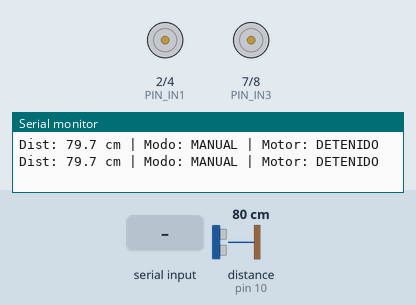
A sketch run on a simulated Arduino Uno, built with avr-gcc and run on an emulated ATmega328P. Parts: motor-driver pin pairs drawn as motors (green arrow = first pin HIGH = forward, orange = second pin HIGH = backward, longer = more drive, scaled by the enable pin), the last lines printed to the serial monitor. Wiring (inferred from the names in the program): ultrasonic range finder: trigger pin 9; echo pin 10. The test bench sets the inputs (shaded band); at power-on: distance to the obstacle (sensor on pin 10) 80 cm. The echo pulse lasts 58.3 µs per cm.

Above: at 1.2 s.
1.3 s: "d" received over Serial
At 2.4 s:
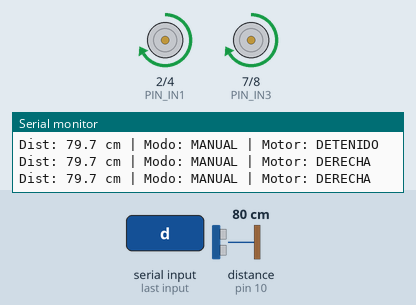
2.8 s: "i" received over Serial
At 4.0 s:
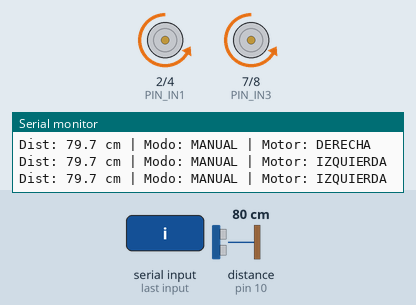
4.3 s: "s" received over Serial
At 4.7 s:
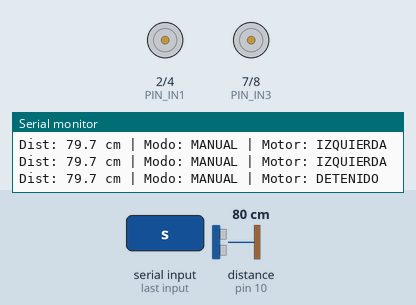
Timing chart, 0 to 7.3 s (numbered marks = the images above; inputs shaded):
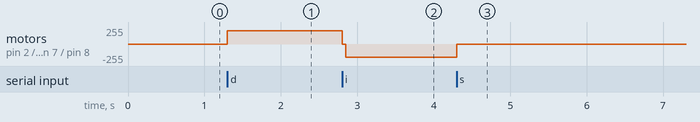

The sketch:

ControlGiroConSensor_Sketch.ino
```cpp
// ============================================================
// FASE 5: Sensor + Motor + Modos (automático / manual), sin WiFi
// Comandos por Serie (115200):
//   a = automático | m = manual | d = derecha | i = izquierda | s = detener
//   (d, i, s solo funcionan en modo manual)
// ============================================================

// --- PINES (los mismos de las Fases 1 y 2) ---
const int PIN_TRIG = 9;
const int PIN_ECHO = 10;
const int PIN_ENA = 5, PIN_IN1 = 2, PIN_IN2 = 4;   // Motor A
const int PIN_ENB = 6, PIN_IN3 = 7, PIN_IN4 = 8;   // Motor B

// --- PARÁMETROS ---
const int VELOCIDAD = 200;                         // 0-255 (ajústala como en la Fase 2)
const unsigned long INTERVALO_SENSOR_MS = 60;      // Mínimo seguro entre mediciones del HC-SR04
const unsigned long INTERVALO_INFO_MS   = 500;     // Cada cuánto imprimimos el estado
const int N_MUESTRAS = 5;                          // Lecturas para la mediana

// Rangos del modo automático (cm), definidos por el enunciado.
// Van como constantes para cambiarlos en un solo lugar si el profesor los ajusta.
const float DER_MIN = 10.0;   // Desde aquí hasta DER_MAX: gira a la derecha
const float DER_MAX = 25.0;   // Después de esto y hasta IZQ_MAX: gira a la izquierda
const float IZQ_MAX = 40.0;   // Más allá (o menos de DER_MIN): se detiene

// --- ESTADOS ---
// Dos enums: uno para lo que hace el motor y otro para quién lo controla.
// Separarlos evita mezclar "qué hace" con "quién manda", y son justo los dos
// datos que la web mostrará más adelante.
enum EstadoMotor { DETENIDO, DERECHA, IZQUIERDA };
enum Modo { MANUAL, AUTO };

EstadoMotor estadoActual = DETENIDO;
Modo modoActual = MANUAL;     // Arranca en manual y detenido: es lo más seguro al encender

float muestras[N_MUESTRAS];
int indiceMuestra = 0;
float distanciaActual = -1.0; // Última distancia filtrada; la API la enviará a la web
unsigned long ultimaMedicion = 0;
unsigned long ultimaInfo = 0;

// ---------- SENSOR (explicado en la Fase 1) ----------
float medirDistanciaCm() {
  digitalWrite(PIN_TRIG, LOW);
  delayMicroseconds(2);
  digitalWrite(PIN_TRIG, HIGH);
  delayMicroseconds(10);
  digitalWrite(PIN_TRIG, LOW);
  unsigned long duracion = pulseIn(PIN_ECHO, HIGH, 30000UL);   // Timeout 30 ms
  if (duracion == 0) return -1.0;                              // -1 = sin eco
  return duracion * 0.0343 / 2.0;
}

float mediana(float *datos, int n) {   // Ignora lecturas absurdas aisladas
  float copia[N_MUESTRAS];
  for (int i = 0; i < n; i++) copia[i] = datos[i];
  for (int i = 1; i < n; i++) {
    float clave = copia[i];
    int j = i - 1;
    while (j >= 0 && copia[j] > clave) { copia[j + 1] = copia[j]; j--; }
    copia[j + 1] = clave;
  }
  return copia[n / 2];
}

// ---------- MOTOR (explicado en la Fase 2) ----------
void aplicarGiro(bool horario) {
  digitalWrite(PIN_IN1, horario ? HIGH : LOW);
  digitalWrite(PIN_IN2, horario ? LOW : HIGH);
  digitalWrite(PIN_IN3, horario ? HIGH : LOW);
  digitalWrite(PIN_IN4, horario ? LOW : HIGH);
  analogWrite(PIN_ENA, VELOCIDAD);
  analogWrite(PIN_ENB, VELOCIDAD);
}

void detener() {
  analogWrite(PIN_ENA, 0);
  analogWrite(PIN_ENB, 0);
  digitalWrite(PIN_IN1, LOW);
  digitalWrite(PIN_IN2, LOW);
  digitalWrite(PIN_IN3, LOW);
  digitalWrite(PIN_IN4, LOW);
}

// Único punto de control del motor (modo automático, manual y failsafe pasan por aquí).
void mover(EstadoMotor nuevo) {
  if (nuevo == estadoActual) return;
  if (estadoActual != DETENIDO && nuevo != DETENIDO) {   // Al invertir, parada previa
    detener();
    delay(50);
  }
  switch (nuevo) {
    case DERECHA:   aplicarGiro(true);  break;
    case IZQUIERDA: aplicarGiro(false); break;
    case DETENIDO:  detener();          break;
  }
  estadoActual = nuevo;
}

// ---------- LÓGICA NUEVA ----------

// ------------------------------------------------------------
// decidirAutomatico()
// Qué hace: convierte una distancia en lo que debe hacer el motor, según el enunciado.
// Por qué es una función aparte que solo DEVUELVE un estado (no toca el motor):
// así es fácil de probar y de explicar, y mover() sigue siendo el único que
// actúa sobre el hardware.
// Un -1 (sin eco) cae en "fuera de rango", por lo que el motor se detiene:
// si el sensor falla, el motor no queda girando a ciegas.
// ------------------------------------------------------------
EstadoMotor decidirAutomatico(float d) {
  if (d >= DER_MIN && d <= DER_MAX) return DERECHA;
  if (d >  DER_MAX && d <= IZQ_MAX) return IZQUIERDA;
  return DETENIDO;
}

// ------------------------------------------------------------
// cambiarModo()
// Qué hace: cambia entre automático y manual.
// Por qué siempre detiene el motor al cambiar: así el motor nunca "hereda" un giro
// de otro modo. Al pasar a manual, queda parado hasta que el usuario ordene algo;
// al pasar a automático, el sensor decide en su siguiente lectura (≤ 60 ms).
// ------------------------------------------------------------
void cambiarModo(Modo nuevo) {
  if (nuevo == modoActual) return;
  modoActual = nuevo;
  mover(DETENIDO);
  Serial.print(">> Modo: ");
  Serial.println(nuevo == AUTO ? "AUTOMATICO" : "MANUAL");
}

// ------------------------------------------------------------
// procesarComando()
// Qué hace: interpreta una letra de Serie. Es el equivalente local de lo que
// luego harán los comandos de la API (mismas reglas: solo se acepta una lista
// cerrada y los de motor solo valen en manual; la API responderá 409).
// ------------------------------------------------------------
void procesarComando(char c) {
  switch (c) {
    case 'a': cambiarModo(AUTO);   break;
    case 'm': cambiarModo(MANUAL); break;
    case 'd':
    case 'i':
    case 's':
      if (modoActual != MANUAL) {
        Serial.println(">> Ignorado: los comandos de motor solo valen en modo manual");
        break;
      }
      mover(c == 'd' ? DERECHA : c == 'i' ? IZQUIERDA : DETENIDO);
      break;
    default: break;   // Cualquier otro carácter (incluido salto de línea) se ignora
  }
}

void imprimirEstado() {
  Serial.print("Dist: ");
  Serial.print(distanciaActual, 1);
  Serial.print(" cm | Modo: ");
  Serial.print(modoActual == AUTO ? "AUTO" : "MANUAL");
  Serial.print(" | Motor: ");
  Serial.println(estadoActual == DERECHA ? "DERECHA" : estadoActual == IZQUIERDA ? "IZQUIERDA" : "DETENIDO");
}

void setup() {
  Serial.begin(115200);
  while (!Serial && millis() < 3000);

  pinMode(PIN_TRIG, OUTPUT);
  pinMode(PIN_ECHO, INPUT);
  pinMode(PIN_ENA, OUTPUT); pinMode(PIN_IN1, OUTPUT); pinMode(PIN_IN2, OUTPUT);
  pinMode(PIN_ENB, OUTPUT); pinMode(PIN_IN3, OUTPUT); pinMode(PIN_IN4, OUTPUT);

  detener();
  for (int i = 0; i < N_MUESTRAS; i++) muestras[i] = -1.0;
  Serial.println("Listo. a=auto | m=manual | d/i/s=motor (solo manual)");
}

void loop() {
  if (Serial.available() > 0) procesarComando(Serial.read());

  // El sensor se lee SIEMPRE, también en manual (lo exige el enunciado:
  // en manual la web sigue mostrando la distancia).
  if (millis() - ultimaMedicion >= INTERVALO_SENSOR_MS) {
    ultimaMedicion = millis();
    muestras[indiceMuestra] = medirDistanciaCm();
    indiceMuestra = (indiceMuestra + 1) % N_MUESTRAS;
    distanciaActual = mediana(muestras, N_MUESTRAS);

    // Solo en automático el sensor manda sobre el motor.
    if (modoActual == AUTO) mover(decidirAutomatico(distanciaActual));
  }

  if (millis() - ultimaInfo >= INTERVALO_INFO_MS) {
    ultimaInfo = millis();
    imprimirEstado();
  }
}
```

Measured:
- after the input at 1.3 s, motor on pin 2 (PIN_IN1) / pin 4 (PIN_IN2), motor on pin 7 (PIN_IN3) / pin 8 (PIN_IN4): stopped → forward 200/255 at once
- after the input at 2.8 s, motor on pin 2 (PIN_IN1) / pin 4 (PIN_IN2), motor on pin 7 (PIN_IN3) / pin 8 (PIN_IN4): forward 200/255 → backward 200/255 at once
- after the input at 4.3 s, motor on pin 2 (PIN_IN1) / pin 4 (PIN_IN2), motor on pin 7 (PIN_IN3) / pin 8 (PIN_IN4): backward 200/255 → stopped at once
